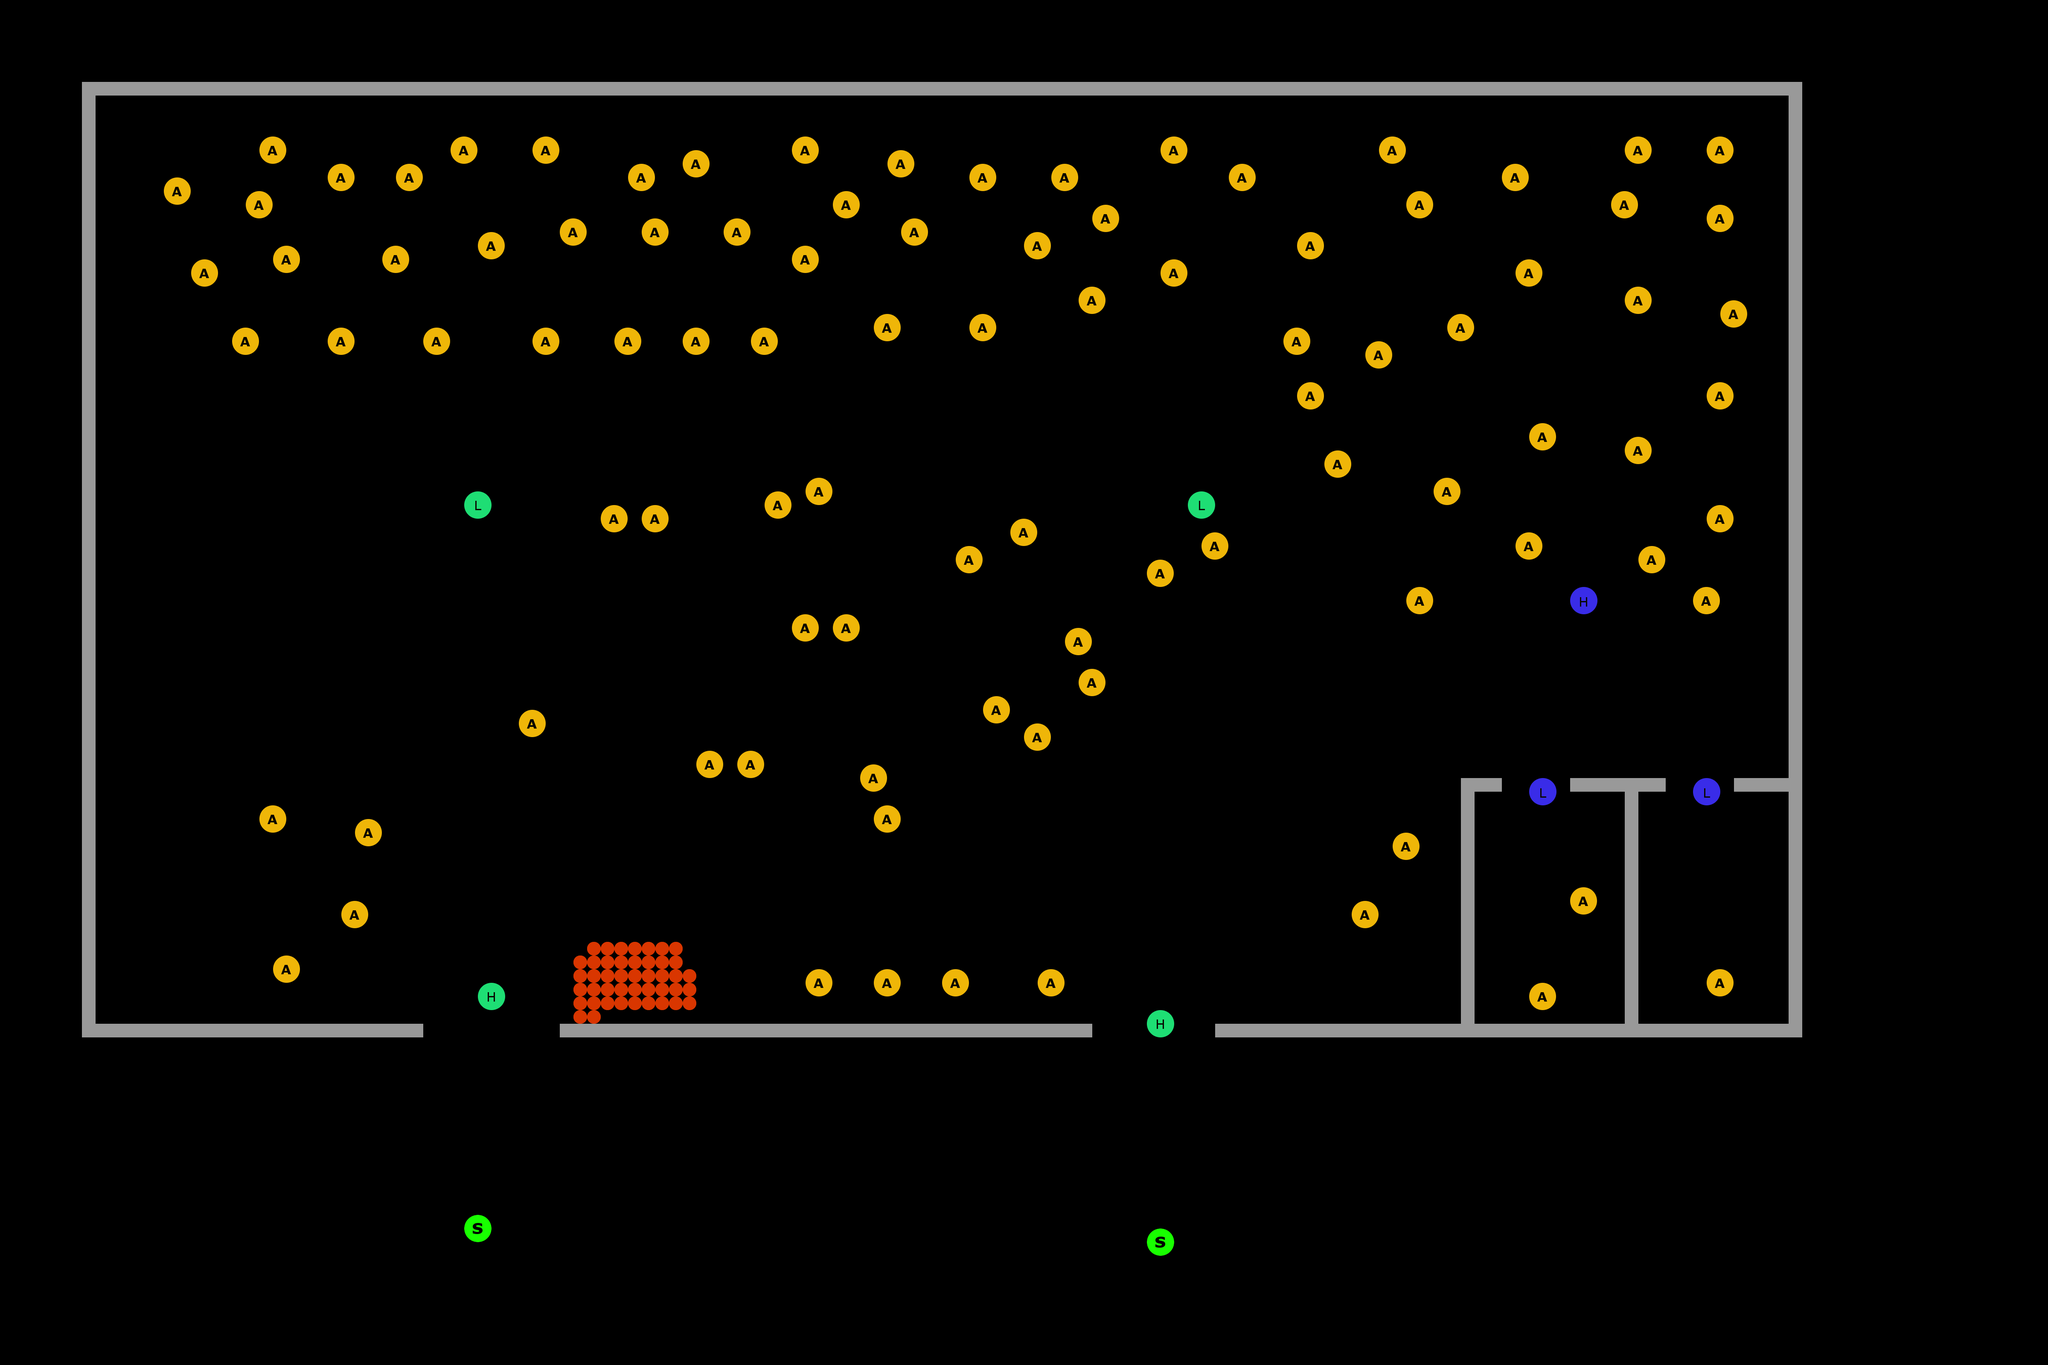

This game map was drawn from its Tiled (.tmx) file and the tilesets committed beside it. A one-line description and the trimmed map source follow:
An orthogonal 150x100 tile map with 32x32 px tiles, 3 tile layers (Walls, Points, Agents), 3 tilesets.

<map version="1.0" orientation="orthogonal" renderorder="right-down" width="150" height="100" tilewidth="32" tileheight="32" nextobjectid="1">
 <tileset firstgid="1" name="Walls" tilewidth="32" tileheight="32" tilecount="4" columns="2">
  <image source="tiles.png" width="64" height="64" />
  <terraintypes>
   <terrain name="Terreno" tile="-1" />
  </terraintypes>
 </tileset>
 <tileset firstgid="5" name="Points" tilewidth="64" tileheight="64" tilecount="4" columns="2">
  <image source="points.png" width="128" height="128" />
 </tileset>
 <tileset firstgid="9" name="Agents" tilewidth="64" tileheight="64" tilecount="4" columns="2">
  <image source="agents.png" width="128" height="128" />
 </tileset>
 <layer name="Walls" width="150" height="100">
  <data>[15000 cells, 461 non-empty, 2 distinct tile ids]</data>
 </layer>
 <layer name="Points" width="150" height="100">
  <data>[15000 cells, 9 non-empty, 5 distinct tile ids]</data>
 </layer>
 <layer name="Agents" width="150" height="100">
  <data>[15000 cells, 95 non-empty, 1 distinct tile ids]</data>
 </layer>
</map>
